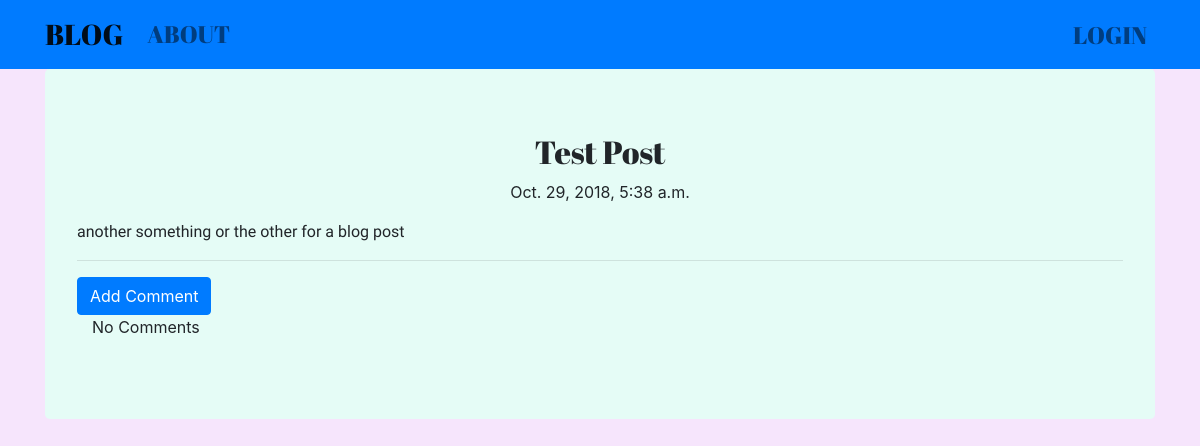
Screenshot of /post/2 with the database file from the repository.
### blog/models.py (models this page shows, shortened)
class Post(models.Model):
    author = models.ForeignKey('auth.User', on_delete=models.CASCADE)
    title = models.CharField(max_length = 200)
    text = models.TextField()
    created_date = models.DateTimeField(default = timezone.now())
    published_date = models.DateTimeField(blank=True, null = True)

### blog/views.py (the view)
# urls.py: url(r'^post/(?P<pk>\d+)$', views.PostDetailView.as_view(), name = 'post_detail'),
class PostDetailView(DetailView):
    model = Post

### blog/templates/blog/post_detail.html (shortened to what this page needs)
{% extends "blog/base.html" %}
{% block content %}
<div class="jumbotron">
    <h1 class="posttitle">{{post.title}}</h1>
    {% if post.published_date %}
      <div class="date postdate">
        <p>{{ post.published_date }} <br> </p>
      </div>
    {% else %}
      <a class="btn btn-default" href="{% url 'post_publish' pk=post.pk %}"> Publish </a>
    {% endif %}
    <p class="postcontent">{{ post.text|safe|linebreaksbr }}</p>
    <hr>
    <a class="btn btn-primary btn-comment" href="{% url 'add_comment_to_post' pk=post.pk %}"> Add Comment </a>
    <div class="container">
      {% for comment in post.comment.all %}
        <br>
        {% if user.is_authenticated or comment.approved_comment %}
          {{ comment.create_date }}
              {% if not comment.approved_comment %}
              <a class="btn btn-default" href="{% url 'comment_edit' pk=comment.post.pk %}"> Edit </a>
              <a class="btn btn-primary" href="{% url 'comment_approve' pk=comment.post.pk %}"> Approve </a>
              {% endif %}
              <p>{{comment.text|safe|linebreaksbr}}</p>
              <p>Posted By: {{comment.author}}</p>
        {% endif %}
        {% empty %}
            <p>No Comments</p>
      {% endfor %}
    </div>
</div>
{% endblock %}

### blog/static/css/blog.css (style rules this page uses)
body { background-color: #f6e5fc; }
.jumbotron { background-color: #e5fcf6; }
.postdate { text-align: center; }
.posttitle { font-family: 'Abril Fatface'; font-size: 2em; text-align: center; }
.postcontent { font-family: 'Krub'; }

### rows the page displays
Post: title "Test Post", published_date "Oct. 29, 2018, 5:38 a.m.", text "another something or the other for a blog post"
